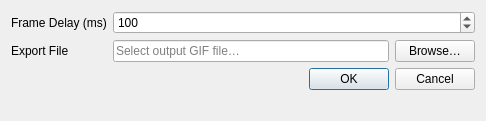
<?xml version="1.0" encoding="UTF-8"?>
<ui version="4.0">
 <class>GifAttributesDialog</class>
 <widget class="QDialog" name="GifAttributesDialog">
  <property name="geometry">
   <rect>
    <x>0</x>
    <y>0</y>
    <width>486</width>
    <height>121</height>
   </rect>
  </property>
  <property name="windowTitle">
   <string>GIF Attributes</string>
  </property>
  <layout class="QFormLayout">
   <item row="0" column="0">
    <widget class="QLabel" name="labelDelay">
     <property name="text">
      <string>Frame Delay (ms)</string>
     </property>
    </widget>
   </item>
   <item row="0" column="1">
    <widget class="QSpinBox" name="spinDelay">
     <property name="minimum">
      <number>1</number>
     </property>
     <property name="maximum">
      <number>600000</number>
     </property>
     <property name="value">
      <number>100</number>
     </property>
    </widget>
   </item>
   <item row="1" column="0">
    <widget class="QLabel" name="labelExportPath">
     <property name="text">
      <string>Export File</string>
     </property>
    </widget>
   </item>
   <item row="1" column="1">
    <layout class="QHBoxLayout">
     <item>
      <widget class="QLineEdit" name="editExportPath">
       <property name="placeholderText">
        <string>Select output GIF file…</string>
       </property>
      </widget>
     </item>
     <item>
      <widget class="QPushButton" name="btnBrowse">
       <property name="text">
        <string>Browse…</string>
       </property>
      </widget>
     </item>
    </layout>
   </item>
   <item row="2" column="0" colspan="2">
    <widget class="QDialogButtonBox" name="buttonBox">
     <property name="standardButtons">
      <set>QDialogButtonBox::StandardButton::Cancel|QDialogButtonBox::StandardButton::Ok</set>
     </property>
    </widget>
   </item>
  </layout>
 </widget>
 <resources/>
 <connections>
  <connection>
   <sender>buttonBox</sender>
   <signal>accepted()</signal>
   <receiver>GifAttributesDialog</receiver>
   <slot>accept()</slot>
   <hints>
    <hint type="sourcelabel">
     <x>20</x>
     <y>20</y>
    </hint>
    <hint type="destinationlabel">
     <x>20</x>
     <y>20</y>
    </hint>
   </hints>
  </connection>
  <connection>
   <sender>buttonBox</sender>
   <signal>rejected()</signal>
   <receiver>GifAttributesDialog</receiver>
   <slot>reject()</slot>
   <hints>
    <hint type="sourcelabel">
     <x>20</x>
     <y>20</y>
    </hint>
    <hint type="destinationlabel">
     <x>20</x>
     <y>20</y>
    </hint>
   </hints>
  </connection>
 </connections>
</ui>
